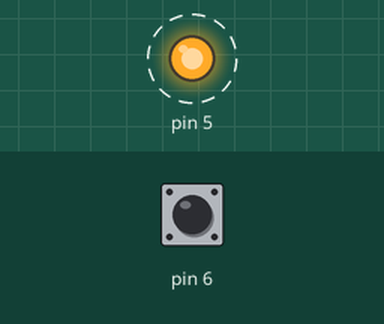
Simulated run of this sketch. Board: Arduino Uno, built with avr-gcc and run on an emulated ATmega328P. Shown: output pins drawn as LEDs (lit = HIGH). Dashed ring = blinking. The inputs (shaded band) are chosen by the test bench; at power-on: pin 6 HIGH.

Above: at 1.25 s.
1.3 s: pin 6 pulled LOW for 0.15 s
At 1.8 s:
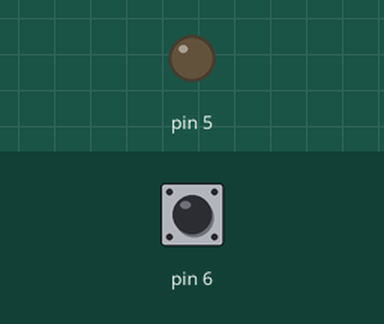
At 2.7 s:
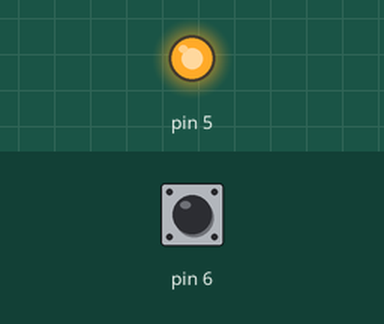
Timing chart, 0 to 10.4 s (numbered marks = the images above; inputs shaded):
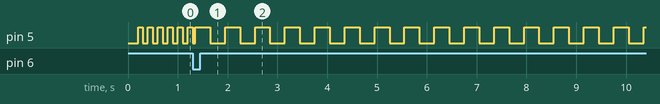

Measured:
- by itself, pin 5: repeats every 0.60 s: HIGH 0.30 s, LOW 0.30 s

The sketch:

CH32V003-DevKit.ino
```cpp
// Blink Deluxe

#include <Arduino.h>

// シリアル通信速度の定義
#define SERIAL_SPEED 115200

// LED と接続するピンの定義
#define LED_PIN PC5

// ボタンと接続するピンの定義
#define BUTTON_PIN PC6

// ボタン入力が確定するまでの待機時間の定義（ミリ秒）
#define BUTTON_STABLE_WAIT_MS 50

// LED の点滅間隔の定義（ミリ秒）
const unsigned long ledBlinkIntervals[] = {100, 300, 1000};

// LED の点滅間隔の数の定義
const uint8_t ledBlinkIntervalCount = sizeof(ledBlinkIntervals) / sizeof(ledBlinkIntervals[0]);

// 現在の LED の点滅間隔インデックスを保持する変数
uint8_t ledBlinkIntervalIndex = 0;

// LED の状態を最後に切り替えた時刻（ミリ秒）を保持する変数
unsigned long lastLedStateChangeTime = 0;

// 現在の LED 状態を保持する変数
bool currentLedState = HIGH;

// ボタンの前回の状態を保持する変数
bool lastButtonState = HIGH;

// ボタンの状態が最後に変化した時刻（ミリ秒）を保持する変数
unsigned long lastButtonStateChangeTime = 0;

// ボタンクリックを報告済みかどうかを保持する変数
bool hasReportedClick = false;

// setup() はプログラム開始直後に一度だけ実行される関数
void setup() {
  // NOTE: ch32-riscv core はシリアルの初期化を行うとハングアップするのでコメントアウト
  // シリアル通信の初期化
  // Serial.begin(SERIAL_SPEED);
  // while (!Serial && millis() < 1000);

  // 起動メッセージを表示
  Serial.println("--");
  Serial.println("DevKit (built at " __DATE__ " " __TIME__ ")");

  // LED と接続するピンのモードを設定
  pinMode(LED_PIN, OUTPUT);

  // ボタンと接続するピンのモードを設定
  pinMode(BUTTON_PIN, INPUT_PULLUP);
}

// loop() は setup() 関数が呼び出された後に繰り返し何度も実行される関数
void loop() {
  // ボタンがクリックされたら LED の点滅間隔を変更
  if (isButtonClicked()) {
    changeLedBlinkInterval();
  }

  // LED の点滅処理を実行
  blinkLed();
}

// ボタンクリックを検出する関数
bool isButtonClicked() {
  // 現在のボタン状態を取得
  bool currentButtonState = digitalRead(BUTTON_PIN);

  // ボタン状態が変化した場合はタイマーをリセットして以降の処理をスキップ
  if (currentButtonState != lastButtonState) {
    lastButtonStateChangeTime = millis();
    lastButtonState = currentButtonState;
    hasReportedClick = false;
    return false;
  }

  // ボタンクリックを既に報告済みの場合は以降の処理をスキップ
  if (hasReportedClick) {
    return false;
  }

  // ボタン入力が確定するまでの待機時間経過前は以降の処理をスキップ
  if ((millis() - lastButtonStateChangeTime) <= BUTTON_STABLE_WAIT_MS) {
    return false;
  }

  // ボタンが押されている場合はクリック検出フラグを設定してボタンクリックを報告
  if (currentButtonState == LOW) {
    hasReportedClick = true;
    return true;
  }

  return false;
}

// LED の点滅間隔を変更する関数
void changeLedBlinkInterval() {
  // LED の点滅間隔インデックスを設定
  ledBlinkIntervalIndex = (ledBlinkIntervalIndex + 1) % ledBlinkIntervalCount;

  // 点滅間隔変更メッセージを表示
  Serial.print("Blink Interval Changed: ");
  Serial.print(ledBlinkIntervals[ledBlinkIntervalIndex]);
  Serial.println(" ms");

  // LED の状態を点灯に設定
  currentLedState = HIGH;

  // LED の状態を最後に切り替えた時刻を設定
  lastLedStateChangeTime = millis();

  // LED の状態をピンに反映
  digitalWrite(LED_PIN, currentLedState);
}

// LED の点滅処理を実行する関数
void blinkLed() {
  // 現在時刻（ミリ秒）を取得
  unsigned long currentMillis = millis();

  // 点滅間隔が経過していない場合は以降の処理をスキップ
  if (currentMillis - lastLedStateChangeTime < ledBlinkIntervals[ledBlinkIntervalIndex]) {
    return;
  }

  // LED の状態を最後に切り替えた時刻を設定
  lastLedStateChangeTime = currentMillis;

  // LED の状態を反転（点灯→消灯、または消灯→点灯）
  currentLedState = !currentLedState;

  // LED に状態を反映
  digitalWrite(LED_PIN, currentLedState);
}
```
